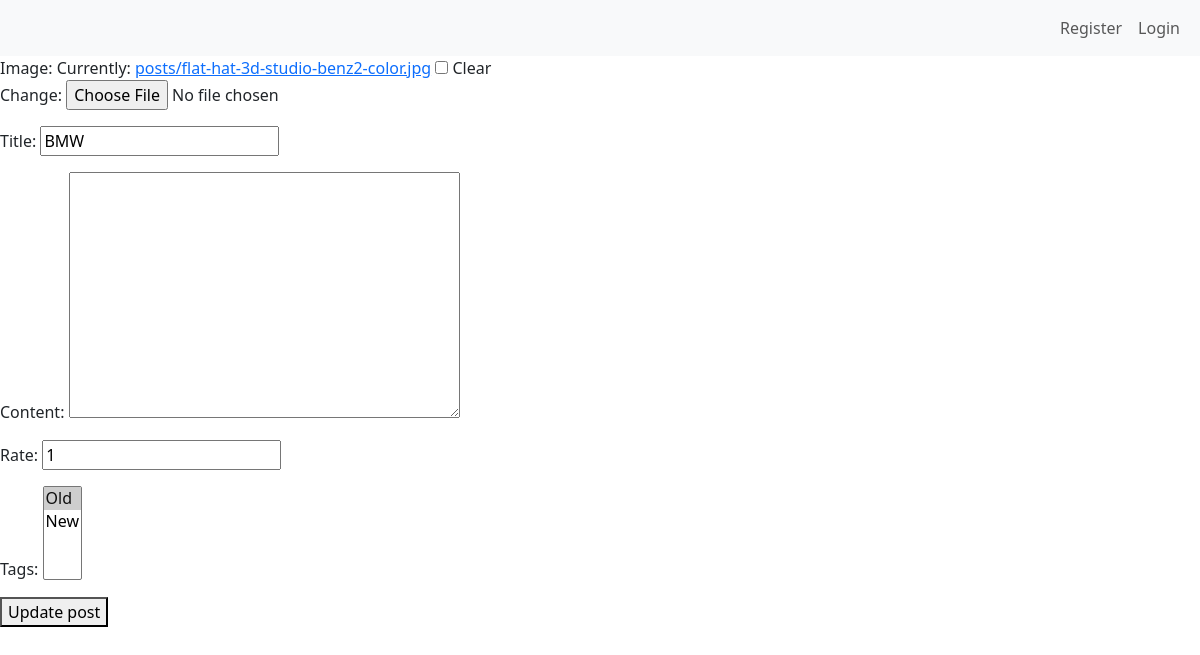
/posts/3/update/, run on an earlier commit of the app's database.
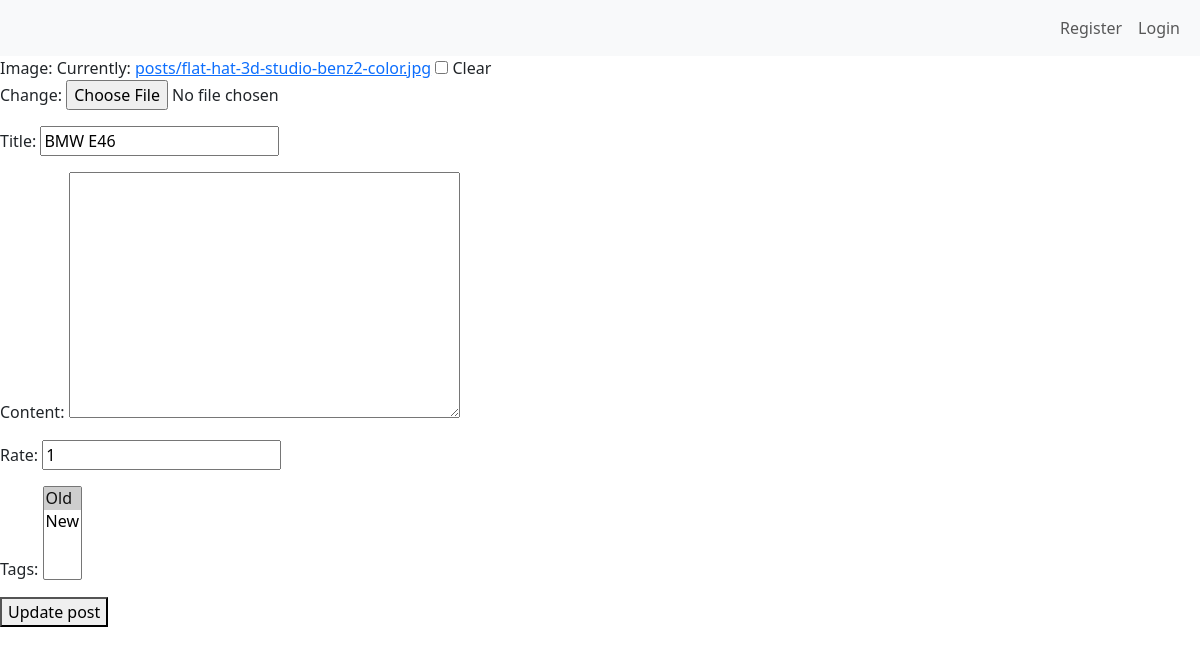
And on a later commit of the database.
### posts/models.py (models this page shows, shortened)
class Post(models.Model):
    author = models.ForeignKey(User, on_delete=models.CASCADE, related_name="posts", null=True)
    image = models.ImageField(null=True, blank=True)
    title = models.CharField(max_length=70)
    content = models.TextField(null=True, blank=True)
    rate = models.IntegerField(default=0)
    tags = models.ManyToManyField(Tag, related_name="posts", null=True)
    created_at = models.DateTimeField(auto_now_add=True, null=True)
    updated_at = models.DateTimeField(auto_now=True, null=True)
    category = models.ForeignKey(Category, on_delete=models.CASCADE, related_name="posts", null=True)
    comments = models.ManyToManyField('Comment', related_name="posts", null=True)

### posts/views.py (the view, shortened to what this page needs)
# urls.py: path("posts/<int:post_id>/update/", post_update_view),
def post_update_view(request, post_id):
    post = Post.objects.get(id=post_id)
    if request.method == "GET":
        form=PostForm2(instance=post)
        return render(request, 'posts/post_update.html', context={'form': form})

### posts/forms.py (shortened to what this page needs)
class PostForm2(forms.ModelForm):
    class Meta:
        model = Post
        fields = ["image", "title", "content", "rate", "tags"]
    widgets = {
        "content": forms.Textarea(
            attrs={
                "placegolder": "Write your text here",
                "class": "form-control"
                }
            ),
    }

### posts/models.py (called while the page is built)
    def __str__(self):
        return self.name

### templates/posts/post_update.html (shortened to what this page needs)
{% extends 'base.html' %}
{% block content %}
<form action="" method="post" enctype="multipart/form-data">
    {{form.as_p}}
    <button type = "submit">Update post</button>
</form>
{% endblock %}

What changed in the data, as far as the page shows it:
changed Post: title "BMW" → "BMW E46"
